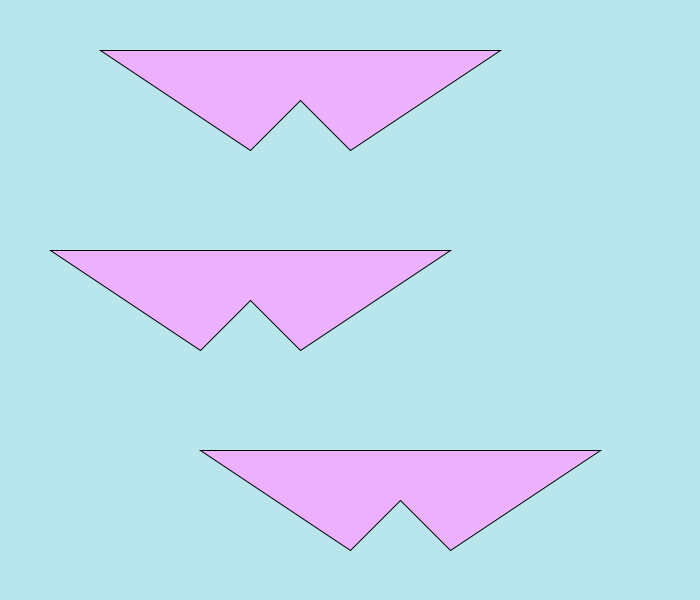
Frame 1 (no input)
Frame 60 (the mouse pressed at the canvas centre just before this capture): identical to frame 1, image omitted
Frame 120 (the mouse held since frame 60 and released just before this capture): identical to frame 1, image omitted

The Processing sketch that drew this single still picture (run headless with seeded random() and noise(); from frame 60 on, the mouse is pressed at the canvas centre):

// Processing sketch: functions_exercise
// ── functions_exercise.pde
void setup() {
  size(700, 600);
}

void draw() {
  background(185, 229, 237);
  translate(400, 500);
  sunglasses();
  translate(-100,- 400);
  sunglasses();
  translate(-50, 200);
  sunglasses();
}

void sunglasses(){
  push();
  translate(-400, -550);
  beginShape();
  fill(237, 176, 255);
  vertex(500, 500);
  vertex(200, 500);
  vertex(350, 600);
  vertex(400, 550);
  vertex(450, 600);
  vertex(600, 500);
  
  endShape(CLOSE);
  pop();
}
